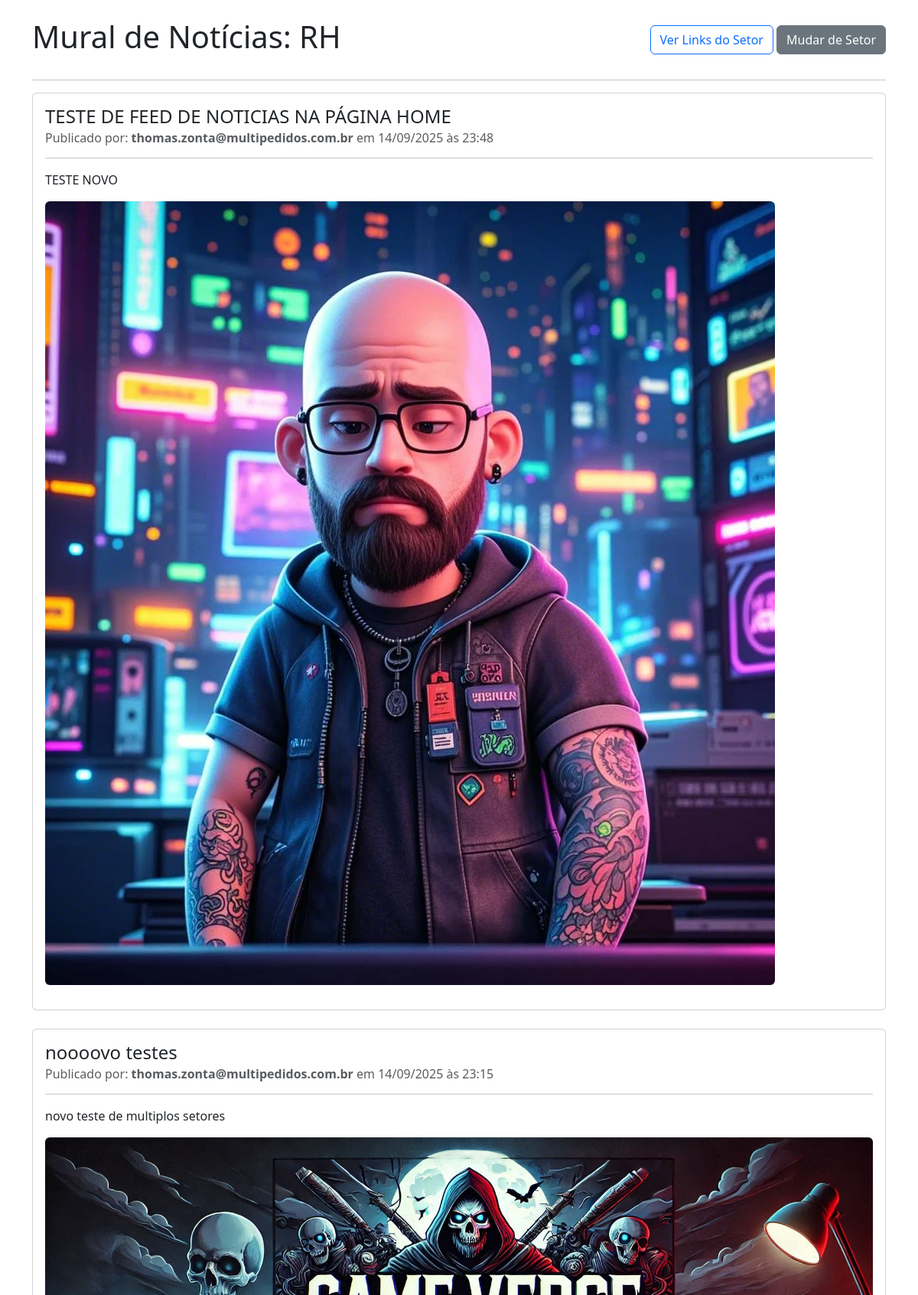
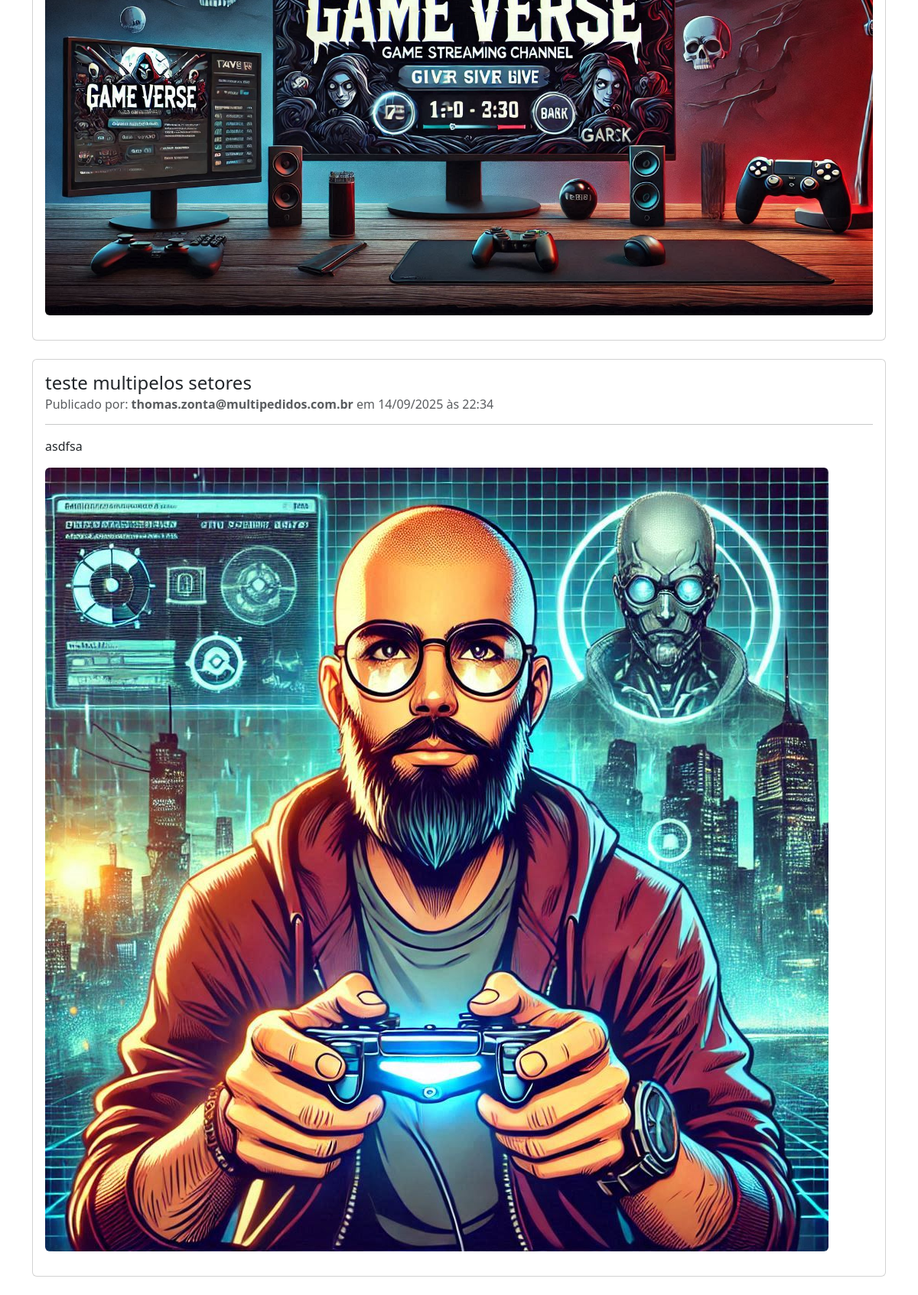
The app's page /setor/RH/home (signed in) with its own data (2 pictures, top to bottom).
### app.py (models this page shows, shortened)
class Sector(db.Model):
    id = db.Column(db.Integer, primary_key=True)
    name = db.Column(db.String(100), unique=True, nullable=False)
    order_index = db.Column(db.Integer, nullable=False, default=0) # <-- Adicionar
    subcategories = db.relationship('Subcategory', back_populates='sector', lazy=True, cascade="all, delete-orphan")
    users = db.relationship('User', secondary=user_sectors_association, lazy='subquery',
                            back_populates='sectors')
    posts = db.relationship('Post', secondary=post_sectors_association, lazy='dynamic',
                            back_populates='sectors')

class Post(db.Model):
    id = db.Column(db.Integer, primary_key=True)
    title = db.Column(db.String(200), nullable=False)
    content = db.Column(db.Text, nullable=False)
    image_filename = db.Column(db.String(100), nullable=True)
    timestamp = db.Column(db.DateTime, nullable=False, default=datetime.utcnow)
    order_index = db.Column(db.Integer, nullable=False, default=0)
    sectors = db.relationship('Sector', secondary=post_sectors_association, lazy='subquery',
                              back_populates='posts')
    author_id = db.Column(db.Integer, db.ForeignKey('user.id'), nullable=False)
    author = db.relationship('User', back_populates='posts')

class User(db.Model, UserMixin):
    id = db.Column(db.Integer, primary_key=True)
    email = db.Column(db.String(120), unique=True, nullable=False)
    password_hash = db.Column(db.String(60), nullable=False)
    is_admin = db.Column(db.Boolean, nullable=False, default=False)
    sectors = db.relationship('Sector', secondary=user_sectors_association, lazy='subquery',
                              back_populates='users')
    posts = db.relationship('Post', back_populates='author', lazy=True)

### app.py (the view)
@app.route('/setor/<string:sector_name>/home')
@login_required
def view_sector_home(sector_name):
    sector = Sector.query.filter_by(name=sector_name).first_or_404()
    if not current_user.is_admin and sector not in current_user.sectors:
        flash('Você não tem permissão para acessar este setor.', 'danger')
        return redirect(url_for('dashboard'))
    posts = sector.posts.order_by(Post.timestamp.desc()).all()
    return render_template('sector_home.html', current_sector=sector, posts=posts)

### app.py (called while the page is built)
@login_manager.user_loader
def load_user(user_id):
    return db.session.get(User, int(user_id))

### templates/sector_home.html (shortened to what this page needs)
<!DOCTYPE html>
<html lang="pt-br">
<head>
    <link rel="stylesheet" href="https://cdn.jsdelivr.net/npm/bootstrap@5.3.2/dist/css/bootstrap.min.css">
</head>
<body>
    <div class="container mt-4">
        <div class="d-flex justify-content-between align-items-center mb-4">
            <h1>Mural de Notícias: {{ current_sector.name }}</h1>
            <div>
                <a href="{{ url_for('view_sector_dashboard', sector_name=current_sector.name) }}" class="btn btn-outline-primary">Ver Links do Setor</a>
                <a href="{{ url_for('dashboard') }}" class="btn btn-secondary">Mudar de Setor</a>
            </div>
        </div>
        <hr>
        {% if posts %}
            {% for post in posts %}
                <div class="card mb-4">
                    <div class="card-body">
                        <h4 class="card-title">{{ post.title }}</h4>
                        <h6 class="card-subtitle mb-2 text-muted">
                            Publicado por: <strong>{{ post.author.email }}</strong> em {{ post.timestamp.strftime('%d/%m/%Y às %H:%M') }}
                        </h6>
                        <hr>
                        <div class="card-text">
                            {{ post.content | safe }}
                        </div>
                        {% if post.image_filename %}
                            <img src="{{ url_for('static', filename='uploads/' + post.image_filename) }}" class="img-fluid rounded my-3" alt="Imagem da notícia">
                        {% endif %}
                    </div>
                </div>
            {% endfor %}
        {% else %}
            <div class="alert alert-info">
                Ainda não há nenhuma notícia ou comunicado para este setor.
            </div>
        {% endif %}
    </div>
</body>
</html>

### records on screen
Sector: name "RH"
Post: title "TESTE DE FEED DE NOTICIAS NA PÁGINA HOME", author.email "thomas.zonta@multipedidos.com.br", timestamp "14/09/2025 às 23:48", content "TESTE NOVO", image_filename (picture)
Post: title "noooovo testes", author.email "thomas.zonta@multipedidos.com.br", timestamp "14/09/2025 às 23:15", content "novo teste de multiplos setores", image_filename (picture)
Post: title "teste multipelos setores", author.email "thomas.zonta@multipedidos.com.br", timestamp "14/09/2025 às 22:34", content "asdfsa", image_filename (picture)
